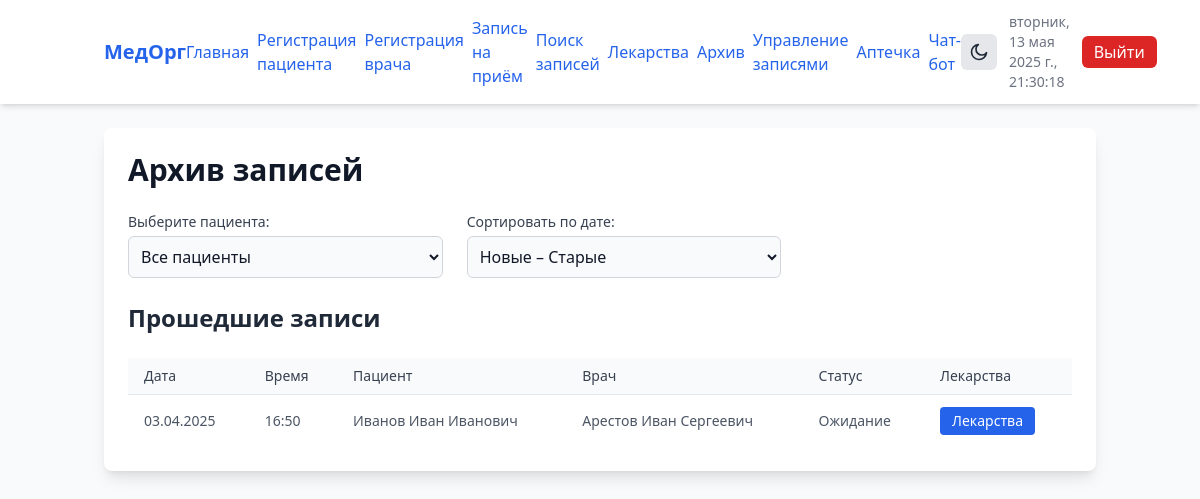
/archive (signed in), run on an earlier commit of the app's database.
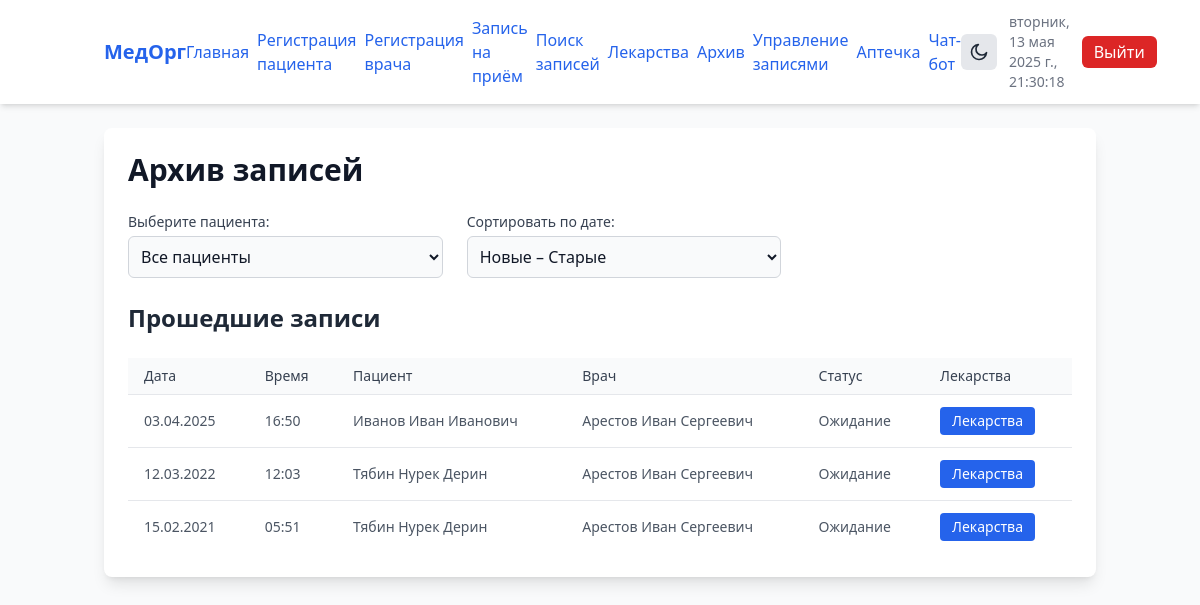
And on a later commit of the database.
### app/models.py (models this page shows)
class Appointment(Base):
    __tablename__ = "appointments"
    id = Column(Integer, primary_key=True, index=True)
    patient_id = Column(Integer, ForeignKey("patients.id"))
    doctor_id = Column(Integer, ForeignKey("doctors.id"))
    service = Column(String, index=True)
    appointment_day = Column(Date)
    appointment_time = Column(String)
    status = Column(String, default="Ожидание")
    diagnosis = Column(String)
    recommendations = Column(String)
    patient = relationship("Patient")
    doctor = relationship("Doctor")
    history = relationship("AppointmentHistory", back_populates="appointment")

class Patient(Base):
    __tablename__ = "patients"
    id = Column(Integer, primary_key=True, index=True)
    last_name = Column(String, index=True)
    first_name = Column(String, index=True)
    patronymic = Column(String, index=True)
    age = Column(Integer)
    gender = Column(String, index=True)
    date_of_birth = Column(String, index=True)
    address = Column(String, index=True)
    phone = Column(String, index=True)
    insurance_policy = Column(String, index=True)
    email = Column(String, index=True)

class Doctor(Base):
    __tablename__ = "doctors"
    id = Column(Integer, primary_key=True, index=True)
    last_name = Column(String, index=True)
    first_name = Column(String, index=True)
    patronymic = Column(String, index=True)
    cabinet = Column(String, index=True)
    specialization = Column(String, index=True)
    date_of_birth = Column(String, index=True)
    age = Column(Integer)
    phone = Column(String, index=True)
    email = Column(String, index=True)
    workplace = Column(String, index=True)

### app/routes/html_routes.py (the view)
@router.get("/archive", response_class=HTMLResponse)
def archive(
    request: Request,
    selected_patient_id: int = 0,
    sort: str = "desc",
    db: Session = Depends(get_db)
):
    today = date.today()
    q = db.query(models.Appointment).filter(models.Appointment.appointment_day < today)
    if selected_patient_id:
        q = q.filter(models.Appointment.patient_id == selected_patient_id)
    q = q.order_by(
        models.Appointment.appointment_day.asc() if sort == "asc" else models.Appointment.appointment_day.desc()
    )
    appts    = q.all()
    patients = db.query(models.Patient).all()
    return templates.TemplateResponse("archive.html", {
        "request": request,
        "appointments": appts,
        "patients": patients,
        "selected_patient_id": selected_patient_id,
        "sort": sort
    })

### app/templates/archive.html (shortened to what the changed rows need)
{% extends "base.html" %}
{% block content %}
<div class="mx-auto p-6 bg-white dark:bg-gray-800 shadow-lg dark:shadow-gray-700 rounded-lg
            max-w-full sm:max-w-lg md:max-w-3xl lg:max-w-5xl space-y-6">
  <h1 class="text-2xl sm:text-3xl font-bold text-gray-900 dark:text-gray-100 mb-4">
    Архив записей
  </h1>
  {% if appointments %}
    <h2 class="text-xl sm:text-2xl font-semibold text-gray-800 dark:text-gray-100 mb-4">
      Прошедшие записи
    </h2>
    <div class="overflow-x-auto">
      <table class="min-w-full divide-y divide-gray-200 dark:divide-gray-700">
        <thead class="bg-gray-50 dark:bg-gray-700">
          <tr>
            <th class="px-4 py-2 text-left text-sm font-medium text-gray-700 dark:text-gray-300">Дата</th>
            <th class="px-4 py-2 text-left text-sm font-medium text-gray-700 dark:text-gray-300">Время</th>
            <th class="px-4 py-2 text-left text-sm font-medium text-gray-700 dark:text-gray-300">Пациент</th>
            <th class="px-4 py-2 text-left text-sm font-medium text-gray-700 dark:text-gray-300">Врач</th>
            <th class="px-4 py-2 text-left text-sm font-medium text-gray-700 dark:text-gray-300">Статус</th>
            <th class="px-4 py-2 text-left text-sm font-medium text-gray-700 dark:text-gray-300">Лекарства</th>
          </tr>
        </thead>
        <tbody class="bg-white dark:bg-gray-800 divide-y divide-gray-200 dark:divide-gray-700">
          {% for appointment in appointments %}
            <tr>
              <td class="px-4 py-3 text-sm text-gray-600 dark:text-gray-300">
                {{ appointment.appointment_day.strftime('%d.%m.%Y') }}
              </td>
              <td class="px-4 py-3 text-sm text-gray-600 dark:text-gray-300">
                {{ appointment.appointment_time }}
              </td>
              <td class="px-4 py-3 text-sm text-gray-600 dark:text-gray-300">
                {{ appointment.patient.last_name }} {{ appointment.patient.first_name }} {{ appointment.patient.patronymic }}
              </td>
              <td class="px-4 py-3 text-sm text-gray-600 dark:text-gray-300">
                {{ appointment.doctor.last_name }} {{ appointment.doctor.first_name }} {{ appointment.doctor.patronymic }}
              </td>
              <td class="px-4 py-3 text-sm text-gray-600 dark:text-gray-300">
                {{ appointment.status }}
              </td>
              <td class="px-4 py-3">
                <a
                  href="/medications/{{ appointment.id }}"
                  class="inline-block px-3 py-1 bg-blue-600 dark:bg-blue-500 text-white text-sm font-medium
                         rounded hover:bg-blue-700 dark:hover:bg-blue-600 focus:outline-none
                         focus:ring-2 focus:ring-blue-500 dark:focus:ring-blue-400"
                >
                  Лекарства
                </a>
              </td>
            </tr>
          {% endfor %}
        </tbody>
      </table>
    </div>
  {% elif selected_patient_id %}
    <p class="text-red-600 dark:text-red-400 font-semibold mt-6">
      Для выбранного пациента нет прошедших записей.
    </p>
  {% endif %}
</div>
{% endblock %}

What changed in the data, as far as the page shows it:
added Appointment: appointment_day "12.03.2022", appointment_time "12:03", patient.last_name "Тябин", patient.first_name "Нурек", patient.patronymic "Дерин", doctor.last_name "Арестов", doctor.first_name "Иван", doctor.patronymic "Сергеевич", status "Ожидание"
added Appointment: appointment_day "15.02.2021", appointment_time "05:51", patient.last_name "Тябин", patient.first_name "Нурек", patient.patronymic "Дерин", doctor.last_name "Арестов", doctor.first_name "Иван", doctor.patronymic "Сергеевич", status "Ожидание"
